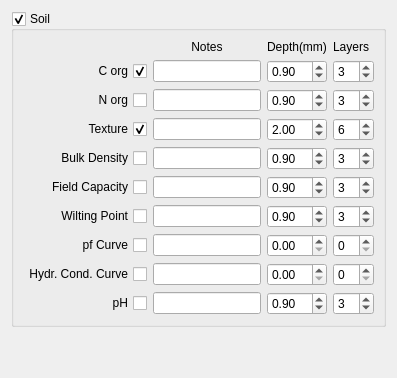
      <widget class="QWidget" name="tabSoil">
       <attribute name="title">
        <string>Soil</string>
       </attribute>
       <layout class="QGridLayout" name="gridLayout_40">
        <item row="0" column="0" rowspan="2">
         <widget class="QGroupBox" name="gbxSoil">
          <property name="title">
           <string>Soil</string>
          </property>
          <property name="checkable">
           <bool>true</bool>
          </property>
          <property name="checked">
           <bool>true</bool>
          </property>
          <layout class="QGridLayout" name="gridLayoutWeather">
           <item row="8" column="1">
            <widget class="QLineEdit" name="ledSoilPfCurve"/>
           </item>
           <item row="3" column="1">
            <widget class="QLineEdit" name="ledSoilNOrg"/>
           </item>
           <item row="9" column="1">
            <widget class="QLineEdit" name="ledSoilHydrCondCurve"/>
           </item>
           <item row="5" column="1">
            <widget class="QLineEdit" name="ledSoilBulkDensity"/>
           </item>
           <item row="8" column="3">
            <widget class="QSpinBox" name="sbPfCurveLayersSoil">
             <property name="toolTip">
              <string>&lt;html&gt;&lt;head/&gt;&lt;body&gt;&lt;p&gt;Number of observations&lt;/p&gt;&lt;/body&gt;&lt;/html&gt;</string>
             </property>
            </widget>
           </item>
           <item row="9" column="0">
            <widget class="QCheckBox" name="chbxHydrCondCurveSoil">
             <property name="toolTip">
              <string>&lt;html&gt;&lt;head/&gt;&lt;body&gt;&lt;p&gt;Check if Minimum Data&lt;/p&gt;&lt;/body&gt;&lt;/html&gt;</string>
             </property>
             <property name="layoutDirection">
              <enum>Qt::RightToLeft</enum>
             </property>
             <property name="text">
              <string>Hydr. Cond. Curve</string>
             </property>
            </widget>
           </item>
           <item row="6" column="3">
            <widget class="QSpinBox" name="sbFieldCapacityLayersSoil">
             <property name="toolTip">
              <string>&lt;html&gt;&lt;head/&gt;&lt;body&gt;&lt;p&gt;Number of observations&lt;/p&gt;&lt;/body&gt;&lt;/html&gt;</string>
             </property>
             <property name="value">
              <number>3</number>
             </property>
            </widget>
           </item>
           <item row="4" column="0">
            <widget class="QCheckBox" name="chbxTextureSoil">
             <property name="toolTip">
              <string>&lt;html&gt;&lt;head/&gt;&lt;body&gt;&lt;p&gt;Check if Minimum Data&lt;/p&gt;&lt;/body&gt;&lt;/html&gt;</string>
             </property>
             <property name="layoutDirection">
              <enum>Qt::RightToLeft</enum>
             </property>
             <property name="text">
              <string>Texture</string>
             </property>
             <property name="checked">
              <bool>true</bool>
             </property>
            </widget>
           </item>
           <item row="7" column="0">
            <widget class="QCheckBox" name="chbxWiltingPointSoil">
             <property name="toolTip">
              <string>&lt;html&gt;&lt;head/&gt;&lt;body&gt;&lt;p&gt;Check if Minimum Data&lt;/p&gt;&lt;/body&gt;&lt;/html&gt;</string>
             </property>
             <property name="layoutDirection">
              <enum>Qt::RightToLeft</enum>
             </property>
             <property name="text">
              <string>Wilting Point</string>
             </property>
            </widget>
           </item>
           <item row="5" column="0">
            <widget class="QCheckBox" name="chbxBulkDensitySoil">
             <property name="toolTip">
              <string>&lt;html&gt;&lt;head/&gt;&lt;body&gt;&lt;p&gt;Check if Minimum Data&lt;/p&gt;&lt;/body&gt;&lt;/html&gt;</string>
             </property>
             <property name="layoutDirection">
              <enum>Qt::RightToLeft</enum>
             </property>
             <property name="text">
              <string>Bulk Density</string>
             </property>
            </widget>
           </item>
           <item row="10" column="0">
            <widget class="QCheckBox" name="chbxPhSoil">
             <property name="layoutDirection">
              <enum>Qt::RightToLeft</enum>
             </property>
             <property name="text">
              <string>pH</string>
             </property>
            </widget>
           </item>
           <item row="6" column="0">
            <widget class="QCheckBox" name="chbxFieldCapacitySoil">
             <property name="toolTip">
              <string>&lt;html&gt;&lt;head/&gt;&lt;body&gt;&lt;p&gt;Check if Minimum Data&lt;/p&gt;&lt;/body&gt;&lt;/html&gt;</string>
             </property>
             <property name="layoutDirection">
              <enum>Qt::RightToLeft</enum>
             </property>
             <property name="text">
              <string>Field Capacity</string>
             </property>
            </widget>
           </item>
           <item row="5" column="3">
            <widget class="QSpinBox" name="sbBulkDensityLayersSoil">
             <property name="toolTip">
              <string>&lt;html&gt;&lt;head/&gt;&lt;body&gt;&lt;p&gt;Number of observations&lt;/p&gt;&lt;/body&gt;&lt;/html&gt;</string>
             </property>
             <property name="value">
              <number>3</number>
             </property>
            </widget>
           </item>
           <item row="4" column="3">
            <widget class="QSpinBox" name="sbTextureLayersSoil">
             <property name="toolTip">
              <string>&lt;html&gt;&lt;head/&gt;&lt;body&gt;&lt;p&gt;Number of observations&lt;/p&gt;&lt;/body&gt;&lt;/html&gt;</string>
             </property>
             <property name="value">
              <number>6</number>
             </property>
            </widget>
           </item>
           <item row="2" column="0">
            <widget class="QCheckBox" name="chbxCOrgSoil">
             <property name="toolTip">
              <string>&lt;html&gt;&lt;head/&gt;&lt;body&gt;&lt;p&gt;Check if Minimum Data&lt;/p&gt;&lt;/body&gt;&lt;/html&gt;</string>
             </property>
             <property name="layoutDirection">
              <enum>Qt::RightToLeft</enum>
             </property>
             <property name="text">
              <string>C org</string>
             </property>
             <property name="checked">
              <bool>true</bool>
             </property>
             <property name="tristate">
              <bool>false</bool>
             </property>
            </widget>
           </item>
           <item row="2" column="3">
            <widget class="QSpinBox" name="sbCOrgLayersSoil">
             <property name="toolTip">
              <string>&lt;html&gt;&lt;head/&gt;&lt;body&gt;&lt;p&gt;Number of observations&lt;/p&gt;&lt;/body&gt;&lt;/html&gt;</string>
             </property>
             <property name="value">
              <number>3</number>
             </property>
            </widget>
           </item>
           <item row="7" column="3">
            <widget class="QSpinBox" name="sbWiltingPointLayersSoil">
             <property name="toolTip">
              <string>&lt;html&gt;&lt;head/&gt;&lt;body&gt;&lt;p&gt;Number of observations&lt;/p&gt;&lt;/body&gt;&lt;/html&gt;</string>
             </property>
             <property name="value">
              <number>3</number>
             </property>
            </widget>
           </item>
           <item row="10" column="3">
            <widget class="QSpinBox" name="sbPhLayersSoil">
             <property name="value">
              <number>3</number>
             </property>
            </widget>
           </item>
           <item row="8" column="0">
            <widget class="QCheckBox" name="chbxPfCurveSoil">
             <property name="toolTip">
              <string>&lt;html&gt;&lt;head/&gt;&lt;body&gt;&lt;p&gt;Check if Minimum Data&lt;/p&gt;&lt;/body&gt;&lt;/html&gt;</string>
             </property>
             <property name="layoutDirection">
              <enum>Qt::RightToLeft</enum>
             </property>
             <property name="text">
              <string>pf Curve</string>
             </property>
            </widget>
           </item>
           <item row="0" column="2">
            <widget class="QLabel" name="lblSoilDepth">
             <property name="font">
              <font>
               <pointsize>9</pointsize>
              </font>
             </property>
             <property name="text">
              <string>Depth(mm)</string>
             </property>
            </widget>
           </item>
           <item row="0" column="3">
            <widget class="QLabel" name="lblSoilLayers">
             <property name="sizePolicy">
              <sizepolicy hsizetype="Preferred" vsizetype="Fixed">
               <horstretch>0</horstretch>
               <verstretch>0</verstretch>
              </sizepolicy>
             </property>
             <property name="font">
              <font>
               <pointsize>9</pointsize>
              </font>
             </property>
             <property name="text">
              <string>Layers</string>
             </property>
            </widget>
           </item>
           <item row="3" column="0">
            <widget class="QCheckBox" name="chbxNOrgSoil">
             <property name="toolTip">
              <string>&lt;html&gt;&lt;head/&gt;&lt;body&gt;&lt;p&gt;Check if Minimum Data&lt;/p&gt;&lt;/body&gt;&lt;/html&gt;</string>
             </property>
             <property name="layoutDirection">
              <enum>Qt::RightToLeft</enum>
             </property>
             <property name="text">
              <string>N org</string>
             </property>
            </widget>
           </item>
           <item row="3" column="3">
            <widget class="QSpinBox" name="sbNOrgLayersSoil">
             <property name="toolTip">
              <string>&lt;html&gt;&lt;head/&gt;&lt;body&gt;&lt;p&gt;Number of observations&lt;/p&gt;&lt;/body&gt;&lt;/html&gt;</string>
             </property>
             <property name="value">
              <number>3</number>
             </property>
            </widget>
           </item>
           <item row="9" column="3">
            <widget class="QSpinBox" name="sbHydrCondCurveLayersSoil">
             <property name="toolTip">
              <string>&lt;html&gt;&lt;head/&gt;&lt;body&gt;&lt;p&gt;Number of observations&lt;/p&gt;&lt;/body&gt;&lt;/html&gt;</string>
             </property>
            </widget>
           </item>
           <item row="2" column="2">
            <widget class="QDoubleSpinBox" name="dsbCOrgDepthSoil">
             <property name="toolTip">
              <string>&lt;html&gt;&lt;head/&gt;&lt;body&gt;&lt;p&gt;Number of observations&lt;/p&gt;&lt;/body&gt;&lt;/html&gt;</string>
             </property>
             <property name="singleStep">
              <double>0.100000000000000</double>
             </property>
             <property name="value">
              <double>0.900000000000000</double>
             </property>
            </widget>
           </item>
           <item row="3" column="2">
            <widget class="QDoubleSpinBox" name="dsbNOrgDepthSoil">
             <property name="toolTip">
              <string>&lt;html&gt;&lt;head/&gt;&lt;body&gt;&lt;p&gt;Number of observations&lt;/p&gt;&lt;/body&gt;&lt;/html&gt;</string>
             </property>
             <property name="singleStep">
              <double>0.100000000000000</double>
             </property>
             <property name="value">
              <double>0.900000000000000</double>
             </property>
            </widget>
           </item>
           <item row="4" column="2">
            <widget class="QDoubleSpinBox" name="dsbTextureDepthSoil">
             <property name="toolTip">
              <string>&lt;html&gt;&lt;head/&gt;&lt;body&gt;&lt;p&gt;Number of observations&lt;/p&gt;&lt;/body&gt;&lt;/html&gt;</string>
             </property>
             <property name="singleStep">
              <double>0.100000000000000</double>
             </property>
             <property name="value">
              <double>2.000000000000000</double>
             </property>
            </widget>
           </item>
           <item row="5" column="2">
            <widget class="QDoubleSpinBox" name="dsbBulkDensityDepthSoil">
             <property name="toolTip">
              <string>&lt;html&gt;&lt;head/&gt;&lt;body&gt;&lt;p&gt;Number of observations&lt;/p&gt;&lt;/body&gt;&lt;/html&gt;</string>
             </property>
             <property name="singleStep">
              <double>0.100000000000000</double>
             </property>
             <property name="value">
              <double>0.900000000000000</double>
             </property>
            </widget>
           </item>
           <item row="6" column="2">
            <widget class="QDoubleSpinBox" name="dsbFieldCapacityDepthSoil">
             <property name="toolTip">
              <string>&lt;html&gt;&lt;head/&gt;&lt;body&gt;&lt;p&gt;Number of observations&lt;/p&gt;&lt;/body&gt;&lt;/html&gt;</string>
             </property>
             <property name="singleStep">
              <double>0.100000000000000</double>
             </property>
             <property name="value">
              <double>0.900000000000000</double>
             </property>
            </widget>
           </item>
           <item row="7" column="2">
            <widget class="QDoubleSpinBox" name="dsbWiltingPointDepthSoil">
             <property name="toolTip">
              <string>&lt;html&gt;&lt;head/&gt;&lt;body&gt;&lt;p&gt;Number of observations&lt;/p&gt;&lt;/body&gt;&lt;/html&gt;</string>
             </property>
             <property name="singleStep">
              <double>0.100000000000000</double>
             </property>
             <property name="value">
              <double>0.900000000000000</double>
             </property>
            </widget>
           </item>
           <item row="8" column="2">
            <widget class="QDoubleSpinBox" name="dsbPfCurveDepthSoil">
             <property name="toolTip">
              <string>&lt;html&gt;&lt;head/&gt;&lt;body&gt;&lt;p&gt;Number of observations&lt;/p&gt;&lt;/body&gt;&lt;/html&gt;</string>
             </property>
             <property name="singleStep">
              <double>0.010000000000000</double>
             </property>
             <property name="value">
              <double>0.000000000000000</double>
             </property>
            </widget>
           </item>
           <item row="9" column="2">
            <widget class="QDoubleSpinBox" name="dsbHydrCondCurveDepthSoil">
             <property name="toolTip">
              <string>&lt;html&gt;&lt;head/&gt;&lt;body&gt;&lt;p&gt;Number of observations&lt;/p&gt;&lt;/body&gt;&lt;/html&gt;</string>
             </property>
             <property name="singleStep">
              <double>0.100000000000000</double>
             </property>
             <property name="value">
              <double>0.000000000000000</double>
             </property>
            </widget>
           </item>
           <item row="10" column="2">
            <widget class="QDoubleSpinBox" name="dsbPhDepthSoil">
             <property name="singleStep">
              <double>0.100000000000000</double>
             </property>
             <property name="value">
              <double>0.900000000000000</double>
             </property>
            </widget>
           </item>
           <item row="0" column="1">
            <widget class="QLabel" name="lblSoilMinData">
             <property name="font">
              <font>
               <pointsize>9</pointsize>
              </font>
             </property>
             <property name="text">
              <string>Notes</string>
             </property>
             <property name="alignment">
              <set>Qt::AlignCenter</set>
             </property>
            </widget>
           </item>
           <item row="6" column="1">
            <widget class="QLineEdit" name="ledSoilFieldCapacity"/>
           </item>
           <item row="7" column="1">
            <widget class="QLineEdit" name="ledSoilWiltingPoint"/>
           </item>
           <item row="2" column="1">
            <widget class="QLineEdit" name="ledSoilCOrg"/>
           </item>
           <item row="4" column="1">
            <widget class="QLineEdit" name="ledSoilTexture"/>
           </item>
           <item row="10" column="1">
            <widget class="QLineEdit" name="ledSoilPH"/>
           </item>
          </layout>
         </widget>
        </item>
        <item row="2" column="0">
         <spacer name="verticalSpacerSoilLeft">
          <property name="orientation">
           <enum>Qt::Vertical</enum>
          </property>
          <property name="sizeHint" stdset="0">
           <size>
            <width>20</width>
            <height>40</height>
           </size>
          </property>
         </spacer>
        </item>
       </layout>
      </widget>
